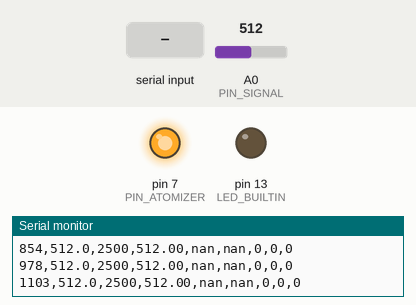
Bench run of a sketch on a simulated Arduino Uno, built with avr-gcc and run on an emulated ATmega328P. Shown: output pins drawn as LEDs (lit = HIGH), the last lines printed to the serial monitor. Inputs (shaded band) come from the test bench; at power-on: A0 (PIN_SIGNAL) = 512.

Above: at 1.2 s.
1.3 s: "o" received over Serial
At 1.7 s:
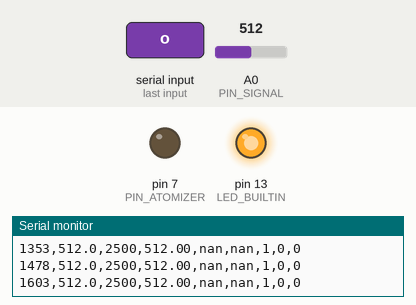
2.8 s: A0 (PIN_SIGNAL) set to 3
4.3 s: A0 (PIN_SIGNAL) set to 0
5.9 s: "a" received over Serial
At 6.2 s:
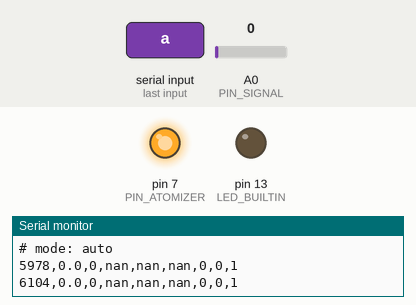
Timing chart, 0 to 8.9 s (numbered marks = the images above; inputs shaded):
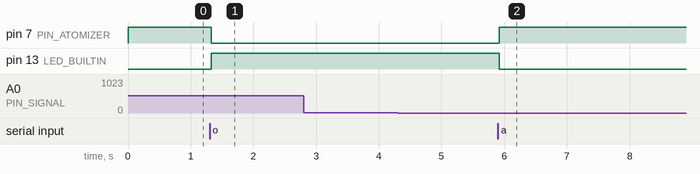

Measured:
- after the input at 1.3 s, pin 7 (PIN_ATOMIZER): HIGH → LOW at once; pin 13 (LED_BUILTIN): LOW → HIGH at once
- after the input at 5.9 s, pin 7 (PIN_ATOMIZER): LOW → HIGH at once; pin 13 (LED_BUILTIN): HIGH → LOW at once

The sketch:

odax_atomizer.ino
```cpp
/*
  ODAX-EDA-triggered atomizer, stage 1 (no SD card yet).
  Board: Arduino Uno R3 (5 V logic, 10-bit ADC, default analog reference).

  WIRING
    ODAX board terminal block:  VCC -> Uno 5V,  GND -> Uno GND,  OUT -> A0
      (electrode leads plug into the board's 3.5 mm jack, straps on two fingers of one hand)
    Atomizer module:            V -> Uno 5V,  G -> Uno GND,  S -> D7
    Pins D10-D13 stay free for the SD card in stage 2 (CS, MOSI, MISO, SCK).

  WHAT THIS SKETCH DOES NOT KNOW
    ODAX's public pages do not state how OUT relates to microsiemens, or whether OUT rises or falls
    when conductance rises. So this sketch works on the raw ADC value and detects a change relative
    to a slow baseline:
        sig    = POLARITY * counts
        phasic = sig_fast - sig_base
    Run odax_probe.ino first to find POLARITY, a sensible TRIGGER_RISE_COUNTS and the no-contact level.
    If you get ODAX's datasheet transfer function, microsiemens can be added.

  TRIGGER LOGIC
    When phasic stays >= TRIGGER_RISE_COUNTS for CONFIRM_MS the atomizer runs for BURST_MS, then a
    COOLDOWN_MS lockout follows, and by default phasic must settle below half the trigger before the
    next burst (one excursion = one burst). If a no-contact level is configured, taking the
    electrodes off forces the atomizer off and restarts calibration, so putting them on never
    counts as a response. All numbers below are placeholders to tune against your own recordings.

  OUTPUT (115200 baud, CSV, lines starting with # are comments)
    ms,counts,mv_est,sig_fast,sig_base,phasic,atomizer,state,status
    state : 0 no contact/settling, 1 calibrating, 2 armed, 3 misting, 4 cooldown
    status: 0 ok, 1 no contact

  SERIAL COMMANDS
    a = automatic   o = force on   f = force off
    t = test burst (BURST_MS)      c = recalibrate   ? = help
*/

#include <math.h>

// ---------------- Pins and build options ----------------
const uint8_t PIN_SIGNAL   = A0;
const uint8_t PIN_ATOMIZER = 7;
#define MIRROR_LED 1   // onboard LED mirrors the atomizer. Set to 0 when adding the SD card (D13 is SCK)

// ---------------- ODAX signal ----------------
const float POLARITY = 1.0f;          // +1 if OUT rises with arousal, -1 if it falls. Measured: contact raises counts, so +1
const int   NO_CONTACT_BELOW = 2;     // counts below this = electrodes off. Air read 0.0 with the atomizer unplugged but 1.0 with it wired in; skin was 2.7 or more. -1 disables
const int   NO_CONTACT_ABOVE = 1024;  // counts above this = electrodes off. 1024 disables
const float VREF_MV = 5000.0f;        // only used for the mv_est column. Measure your 5V pin
const uint16_t SAMPLE_HZ = 32;
const uint8_t  OVERSAMPLE = 16;
const float FAST_TAU_S = 1.0f;        // smoothing time constant of the fast signal

// ---------------- Trigger ----------------
const unsigned long CONTACT_SETTLE_MS = 2000;
const float         CALIBRATION_S     = 60.0f;   // settling wait after contact. Measured: counts keep rising ~40 s after contact
const float         BASELINE_TAU_S    = 60.0f;
const float         TRIGGER_RISE_COUNTS = 4.0f;  // provisional, about 20 mV at 5 V. From one clean response (+6) and ~2 counts of rest wiggle. Re-tune with more data
const unsigned long CONFIRM_MS        = 500;
const unsigned long BURST_MS          = 5000;
const unsigned long COOLDOWN_MS       = 30000;
const unsigned long MAX_CONTINUOUS_ON_MS = 15000;   // hard safety cutoff, any mode
const bool REARM_NEEDS_RELAX = true;   // after cooldown, wait until phasic is below half the trigger before re-arming

// ---------------- Atomizer ----------------
const bool ACTIVE_HIGH = false;  // module S is active-LOW: it sprays while D7 is LOW, so idle = HIGH.
                                 // Observed: with idle LOW it ran continuously. Confirm with f / a / t (see README). Set true if inverted.

// ---------------- ADC ----------------
const float ADC_FULL = 1024.0f;
const uint8_t PRINT_EVERY_N = 4;   // 32 Hz sampling, 8 Hz printing

// ---------------- State ----------------
const uint8_t ST_NO_CONTACT = 0, ST_CALIBRATING = 1, ST_ARMED = 2, ST_MIST = 3, ST_COOLDOWN = 4;
const uint8_t OV_NONE = 0, OV_ON = 1, OV_OFF = 2;

uint8_t state = ST_NO_CONTACT;
uint8_t ovr = OV_NONE;
unsigned long ovrUntil = 0;
unsigned long stateStart = 0, contactSince = 0, aboveSince = 0, onSince = 0;
bool contactTimer = false, aboveTimer = false, atomizerOn = false, needRelax = false;
float sFast = NAN, sBase = NAN, calSum = 0, alphaBase = 0, alphaFast = 0;
uint32_t calN = 0;
uint8_t printCount = 0;
uint32_t nextTickUs;

static float readAveraged(uint8_t pin) {
  uint32_t sum = 0;
  for (uint8_t i = 0; i < OVERSAMPLE; i++) sum += analogRead(pin);
  return (float)sum / OVERSAMPLE;
}

static void setAtomizer(bool on, unsigned long now) {
  digitalWrite(PIN_ATOMIZER, (on == ACTIVE_HIGH) ? HIGH : LOW);
#if MIRROR_LED
  digitalWrite(LED_BUILTIN, on ? HIGH : LOW);
#endif
  atomizerOn = on;
  if (on) onSince = now;
}

static void printHelp() {
  Serial.println(F("# commands: a auto, o force on, f force off, t test burst, c recalibrate, ? help"));
}

static void handleSerial(unsigned long now) {
  while (Serial.available()) {
    char c = Serial.read();
    if (c == 'a')      { ovr = OV_NONE; Serial.println(F("# mode: auto")); }
    else if (c == 'o') { ovr = OV_ON;  ovrUntil = 0; Serial.println(F("# forced on")); }
    else if (c == 'f') { ovr = OV_OFF; ovrUntil = 0; Serial.println(F("# forced off")); }
    else if (c == 't') { ovr = OV_ON;  ovrUntil = now + BURST_MS; Serial.println(F("# test burst")); }
    else if (c == 'c') { state = ST_NO_CONTACT; contactTimer = false; Serial.println(F("# recalibrating")); }
    else if (c == '?') { printHelp(); }
  }
}

static void startCalibration(unsigned long now) {
  state = ST_CALIBRATING;
  stateStart = now;
  calSum = 0;
  calN = 0;
  sBase = NAN;
}

static void sampleStep(unsigned long now) {
  float counts = readAveraged(PIN_SIGNAL);
  float sig = POLARITY * counts;

  uint8_t status = 0;
  if (counts < (float)NO_CONTACT_BELOW || counts > (float)NO_CONTACT_ABOVE) status = 1;
  bool contact = (status == 0);

  if (!contact) {
    sFast = NAN;
    sBase = NAN;
    state = ST_NO_CONTACT;
    contactTimer = false;
    aboveTimer = false;
  } else {
    if (state == ST_NO_CONTACT) {
      if (!contactTimer) { contactTimer = true; contactSince = now; }
      if (now - contactSince >= CONTACT_SETTLE_MS) startCalibration(now);
    }
    sFast = isnan(sFast) ? sig : sFast + alphaFast * (sig - sFast);
    if (state == ST_CALIBRATING) {
      calSum += sFast;
      calN++;
    } else if (state != ST_NO_CONTACT) {
      sBase += alphaBase * (sFast - sBase);
      if (state == ST_ARMED) {
        if (needRelax && (sFast - sBase) < TRIGGER_RISE_COUNTS * 0.5f) needRelax = false;
        if (needRelax) {
          aboveTimer = false;   // still elevated from the last response: wait for it to settle
        } else if (sFast - sBase >= TRIGGER_RISE_COUNTS) {
          if (!aboveTimer) { aboveTimer = true; aboveSince = now; }
          if (now - aboveSince >= CONFIRM_MS) {
            state = ST_MIST;
            stateStart = now;
            aboveTimer = false;
          }
        } else {
          aboveTimer = false;
        }
      }
    }
    if (state == ST_CALIBRATING && calN > 0 && (now - stateStart) >= (unsigned long)(CALIBRATION_S * 1000.0f)) {
      sBase = sFast;   // start the baseline at the current level; the window mean is biased low while the signal is still settling
      state = ST_ARMED;
      aboveTimer = false;
      needRelax = false;
    }
    if (state == ST_MIST && (now - stateStart) >= BURST_MS) {
      state = ST_COOLDOWN;
      stateStart = now;
    }
    if (state == ST_COOLDOWN && (now - stateStart) >= COOLDOWN_MS) {
      state = ST_ARMED;
      aboveTimer = false;
      needRelax = REARM_NEEDS_RELAX;
    }
  }

  // ---- decide the atomizer output: manual override wins over the EDA trigger ----
  if (ovr != OV_NONE && ovrUntil != 0 && (long)(now - ovrUntil) >= 0) ovr = OV_NONE;
  bool want = (ovr == OV_NONE) ? (state == ST_MIST) : (ovr == OV_ON);
  if (want && atomizerOn && (now - onSince) >= MAX_CONTINUOUS_ON_MS) {
    want = false;
    ovr = OV_OFF;
    ovrUntil = 0;
    Serial.println(F("# safety cutoff: atomizer off. Send a to resume auto."));
  }
  if (want != atomizerOn) setAtomizer(want, now);

  if (++printCount >= PRINT_EVERY_N) {
    printCount = 0;
    float phasic = sFast - sBase;
    Serial.print(now);                         Serial.print(',');
    Serial.print(counts, 1);                   Serial.print(',');
    Serial.print(counts * VREF_MV / ADC_FULL, 0); Serial.print(',');
    Serial.print(sFast, 2);                    Serial.print(',');
    Serial.print(sBase, 2);                    Serial.print(',');
    Serial.print(phasic, 2);                   Serial.print(',');
    Serial.print((int)atomizerOn);             Serial.print(',');
    Serial.print((int)state);                  Serial.print(',');
    Serial.println((int)status);
  }
}

void setup() {
  pinMode(PIN_ATOMIZER, OUTPUT);
#if MIRROR_LED
  pinMode(LED_BUILTIN, OUTPUT);
#endif
  setAtomizer(false, 0);       // always start off
  alphaBase = 1.0f - expf(-1.0f / ((float)SAMPLE_HZ * BASELINE_TAU_S));
  alphaFast = 1.0f - expf(-1.0f / ((float)SAMPLE_HZ * FAST_TAU_S));

  Serial.begin(115200);
  (void)analogRead(PIN_SIGNAL);
  Serial.println(F("# ODAX-triggered atomizer, stage 1"));
  printHelp();
  Serial.println(F("ms,counts,mv_est,sig_fast,sig_base,phasic,atomizer,state,status"));
  nextTickUs = micros();
}

void loop() {
  unsigned long nowMs = millis();
  handleSerial(nowMs);

  if ((int32_t)(micros() - nextTickUs) < 0) return;
  nextTickUs += 1000000UL / SAMPLE_HZ;
  sampleStep(nowMs);
}
```
